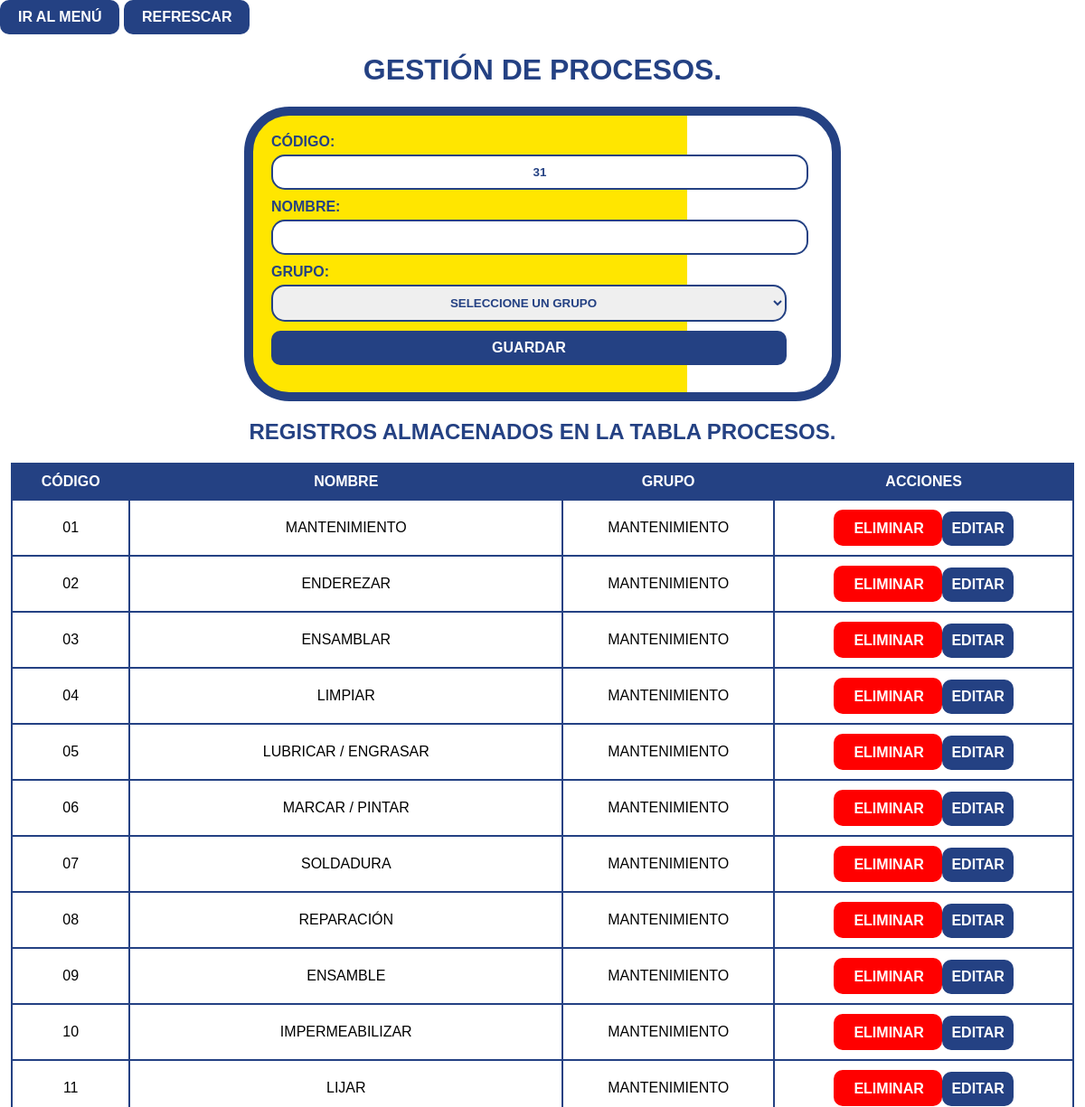
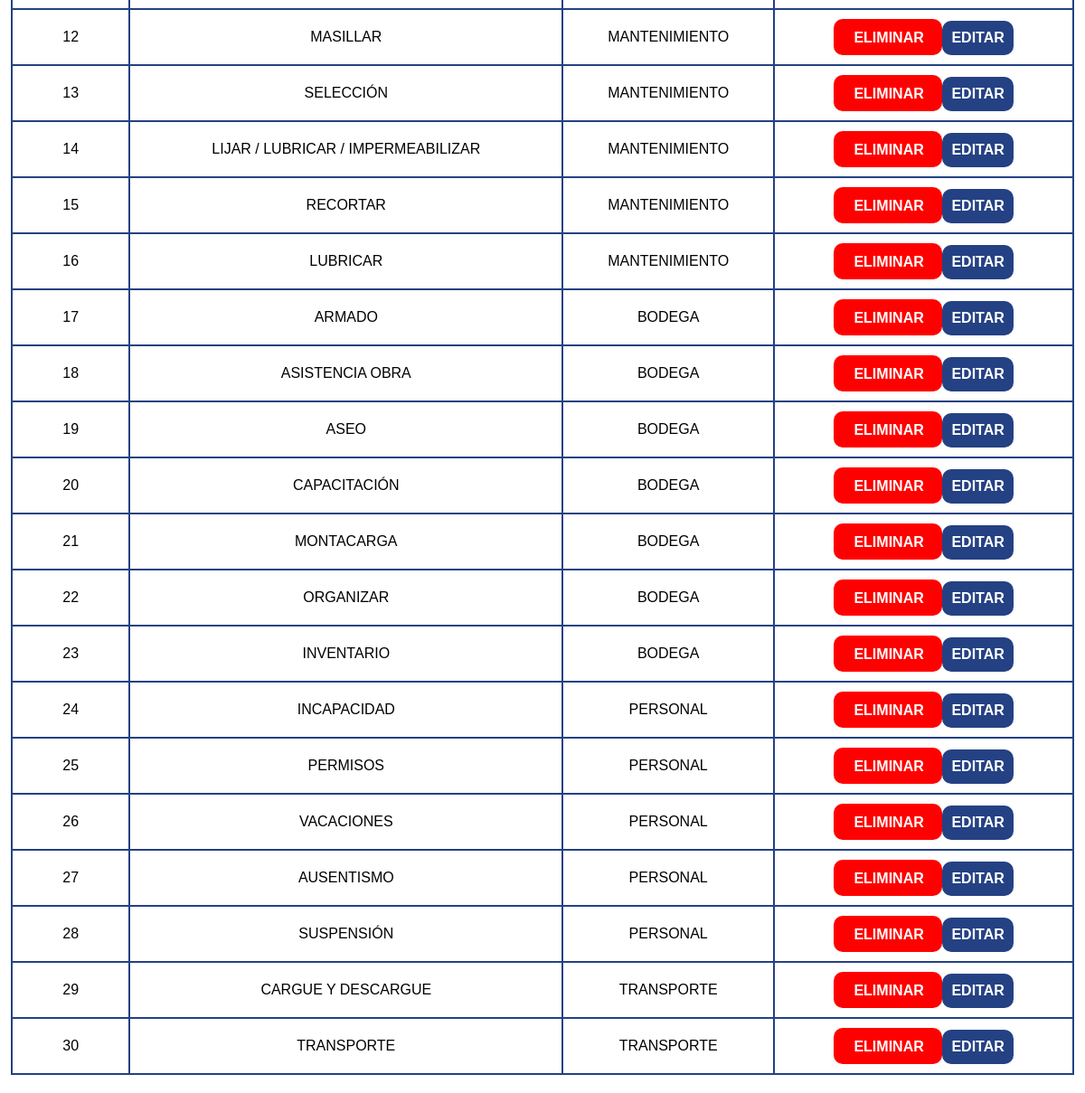
Page /productividad/procesos/procesos.php (signed in) on the committed database (2 pictures, top to bottom).
### tables this page shows
CREATE TABLE `procesos` (
  `id` int(11) NOT NULL,
  `codigo` varchar(10) NOT NULL,
  `nombre` varchar(200) NOT NULL,
  `grupo` text NOT NULL
);

### productividad/procesos/procesos.php (the view, shortened to what this page needs)
<?php
$server = "localhost";
$user = "root";
$pass = "";
$db = "datosgenerales";
$conn = new mysqli($server, $user, $pass, $db);
?>
<!DOCTYPE html>
<html lang="es">
<head>
    <link rel="stylesheet" type="text/css" href="procesos.css">
</head>
<body>
<a href="/productividad/menu.php" class="menu-btn"><button>IR AL MENÚ</button></a>
<a href="procesos.php" class="refresh-btn"><button>REFRESCAR</button></a>
<h1>GESTIÓN DE PROCESOS.</h1>
<form action="<?php echo htmlspecialchars($_SERVER["PHP_SELF"]); ?>" method="POST">
    <label class="front-label">CÓDIGO:</label>
    <input type="text" name="codigo" readonly>
    <label class="front-label">NOMBRE:</label>
    <input type="text" name="nombre" required>
    <label class="front-label">GRUPO:</label>
    <select name="grupo" required>
        <option value="" disabled selected>SELECCIONE UN GRUPO</option>
    </select>
    <input type="submit" value="GUARDAR" class="save-btn">
</form>
<h2>REGISTROS ALMACENADOS EN LA TABLA PROCESOS.</h2>
<div id="tabla-container">
    <table>
        <tr>
            <th>CÓDIGO</th>
            <th>NOMBRE</th>
            <th>GRUPO</th>
            <th>ACCIONES</th>
        </tr>
        <?php
        $consulta = "SELECT id, codigo, nombre, grupo FROM procesos";
        $resultado = $conn->query($consulta);
        if ($resultado->num_rows > 0) {
            while ($fila = $resultado->fetch_assoc()) {
                echo "<tr>";
                echo "<td>" . $fila["codigo"] . "</td>";
                echo "<td>" . $fila["nombre"] . "</td>";
                echo "<td>" . $fila["grupo"] . "</td>";
                echo "<td>";
                echo "<a href='eliminarProceso.php?id=" . $fila["id"] . "' onclick='return confirmarEliminar();'><button style='width: 120px; height: 40px; padding: 5px 15px; background-color: #FF0000; color: #FFFFFF; border: 2px solid #FF0000; border-radius: 10px; padding: 10px 20px; font-size: 16px; font-weight: bold; cursor: pointer; transition: background-color 0.3s, color 0.3s, border-color 0.3s;'>ELIMINAR</button></a>";
                echo "<button type='button' onclick='mostrarEditarModal(" . $fila["id"] . ", \"" . $fila["codigo"] . "\", \"" . $fila["nombre"] . "\", \"" . $fila["grupo"] . "\");' style='position: relative; background-color: #244183; color: #FFFFFF; padding: 10px 10px; border: none; border-radius: 10px; font-size: 16px; font-weight: bold; cursor: pointer; transition: background-color 0.3s, color 0.3s, border-color 0.3s;' class='edit-btn'>EDITAR</button>";
                echo "</td>";
                echo "</tr>";
            }
        } else {
            echo "<tr><td colspan='4'>NO HAY REGISTROS EN LA TABLA.</td></tr>";
        }
        ?>
    </table>
</div>
</body>
</html>

### productividad/procesos/procesos.css (style rules this page uses)
body { background-color: #FFFFFF; color: #000000; font-family: Arial, sans-serif; margin: 0; }
h1, h2 { text-align: center; color: #244183; font-weight: bold; }
form { max-width: 600px; margin: 20px auto; padding: 20px; border: 10px solid #244183; border-radius: 50px; position: relative; background: linear-gradient(to right, #ffe600, #ffe600 75%, transparent 50%); overflow: hidden; }
label.front-label, select.front-select { text-align: center; color: #244183; font-weight: bold; }
input, select { font-weight: bold; color: #244183; display: block; margin-bottom: 10px; text-align: center; position: relative; z-index: 2; width: 95%; padding: 10px; margin-top: 5px; border: 2px solid #244183; border-radius: 15px; }
input::placeholder { color: #244183; }
input[type="submit"] { cursor: pointer; background-color: #244183; color: #FFFFFF; padding: 10px 20px; border: none; border-radius: 10px; font-size: 16px; font-weight: bold; transition: background-color 0.3s ease; }
a { text-decoration: none; }
#tabla-container { max-width: 98%; margin: 20px auto; }
table { width: 100%; border-collapse: collapse; }
th, td { border: 2px solid #244183; padding: 10px; text-align: center; }
th { background-color: #244183; color: #FFFFFF; }
td { background-color: white; }
.menu-btn button, .refresh-btn button { cursor: pointer; background-color: #244183; color: #FFFFFF; padding: 10px 20px; border: none; border-radius: 10px; font-size: 16px; font-weight: bold; transition: background-color 0.3s ease; }
input[type="submit"].save-btn { cursor: pointer; background-color: #244183; color: #FFFFFF; padding: 10px 20px; border: none; border-radius: 10px; font-size: 16px; font-weight: bold; transition: background-color 0.3s ease; }

### rows in the picture
procesos: codigo "01", nombre "MANTENIMIENTO", grupo "MANTENIMIENTO"
procesos: codigo "02", nombre "ENDEREZAR", grupo "MANTENIMIENTO"
procesos: codigo "03", nombre "ENSAMBLAR", grupo "MANTENIMIENTO"
procesos: codigo "04", nombre "LIMPIAR", grupo "MANTENIMIENTO"
procesos: codigo "05", nombre "LUBRICAR / ENGRASAR", grupo "MANTENIMIENTO"
procesos: codigo "06", nombre "MARCAR / PINTAR", grupo "MANTENIMIENTO"
procesos: codigo "07", nombre "SOLDADURA", grupo "MANTENIMIENTO"
procesos: codigo "08", nombre "REPARACIÓN", grupo "MANTENIMIENTO"
procesos: codigo "09", nombre "ENSAMBLE", grupo "MANTENIMIENTO"
procesos: codigo "10", nombre "IMPERMEABILIZAR", grupo "MANTENIMIENTO"
procesos: codigo "11", nombre "LIJAR", grupo "MANTENIMIENTO"
procesos: codigo "12", nombre "MASILLAR", grupo "MANTENIMIENTO"
procesos: codigo "13", nombre "SELECCIÓN", grupo "MANTENIMIENTO"
procesos: codigo "14", nombre "LIJAR / LUBRICAR / IMPERMEABILIZAR", grupo "MANTENIMIENTO"
procesos: codigo "15", nombre "RECORTAR", grupo "MANTENIMIENTO"
procesos: codigo "16", nombre "LUBRICAR", grupo "MANTENIMIENTO"
procesos: codigo "17", nombre "ARMADO", grupo "BODEGA"
procesos: codigo "18", nombre "ASISTENCIA OBRA", grupo "BODEGA"
procesos: codigo "19", nombre "ASEO", grupo "BODEGA"
procesos: codigo "20", nombre "CAPACITACIÓN", grupo "BODEGA"
procesos: codigo "21", nombre "MONTACARGA", grupo "BODEGA"
procesos: codigo "22", nombre "ORGANIZAR", grupo "BODEGA"
procesos: codigo "23", nombre "INVENTARIO", grupo "BODEGA"
procesos: codigo "24", nombre "INCAPACIDAD", grupo "PERSONAL"
procesos: codigo "25", nombre "PERMISOS", grupo "PERSONAL"
procesos: codigo "26", nombre "VACACIONES", grupo "PERSONAL"
procesos: codigo "27", nombre "AUSENTISMO", grupo "PERSONAL"
procesos: codigo "28", nombre "SUSPENSIÓN", grupo "PERSONAL"
procesos: codigo "29", nombre "CARGUE Y DESCARGUE", grupo "TRANSPORTE"
procesos: codigo "30", nombre "TRANSPORTE", grupo "TRANSPORTE"
